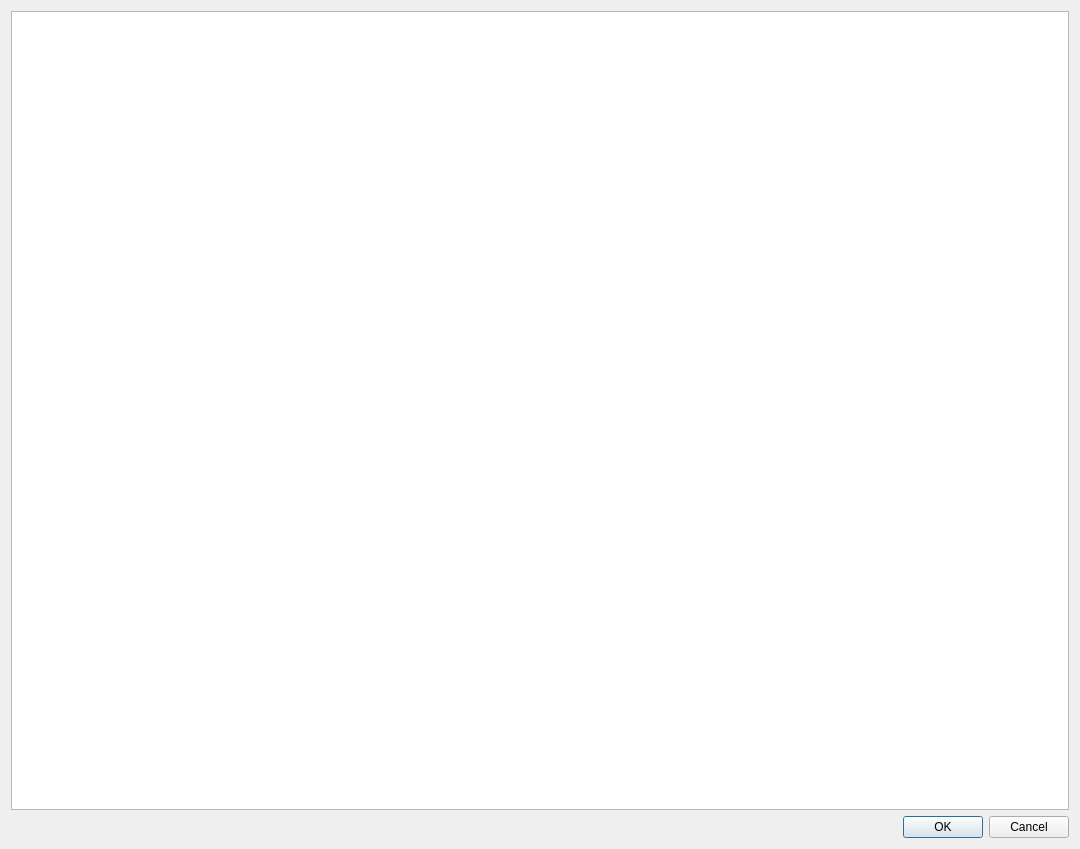
<?xml version="1.0" encoding="UTF-8"?>
<ui version="4.0">
 <class>Dialog</class>
 <widget class="QDialog" name="Dialog">
  <property name="geometry">
   <rect>
    <x>0</x>
    <y>0</y>
    <width>1080</width>
    <height>849</height>
   </rect>
  </property>
  <property name="windowTitle">
   <string>Dialog</string>
  </property>
  <layout class="QVBoxLayout" name="verticalLayout">
   <item>
    <widget class="QTableWidget" name="tableWidget"/>
   </item>
   <item>
    <widget class="QDialogButtonBox" name="buttonBox">
     <property name="orientation">
      <enum>Qt::Horizontal</enum>
     </property>
     <property name="standardButtons">
      <set>QDialogButtonBox::Cancel|QDialogButtonBox::Ok</set>
     </property>
    </widget>
   </item>
  </layout>
 </widget>
 <resources/>
 <connections>
  <connection>
   <sender>buttonBox</sender>
   <signal>accepted()</signal>
   <receiver>Dialog</receiver>
   <slot>accept()</slot>
   <hints>
    <hint type="sourcelabel">
     <x>248</x>
     <y>254</y>
    </hint>
    <hint type="destinationlabel">
     <x>157</x>
     <y>274</y>
    </hint>
   </hints>
  </connection>
  <connection>
   <sender>buttonBox</sender>
   <signal>rejected()</signal>
   <receiver>Dialog</receiver>
   <slot>reject()</slot>
   <hints>
    <hint type="sourcelabel">
     <x>316</x>
     <y>260</y>
    </hint>
    <hint type="destinationlabel">
     <x>286</x>
     <y>274</y>
    </hint>
   </hints>
  </connection>
 </connections>
</ui>
